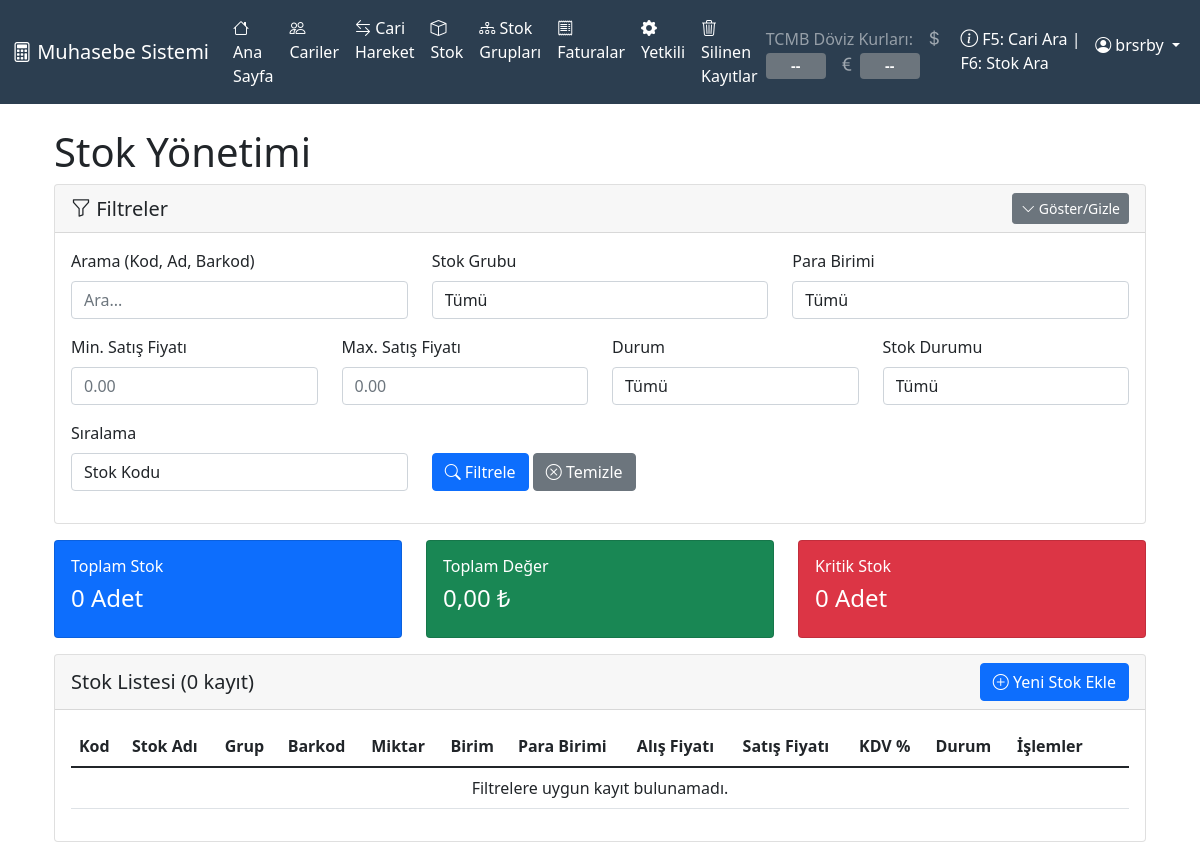
/stok/ (signed in), run on an earlier commit of the app's database.
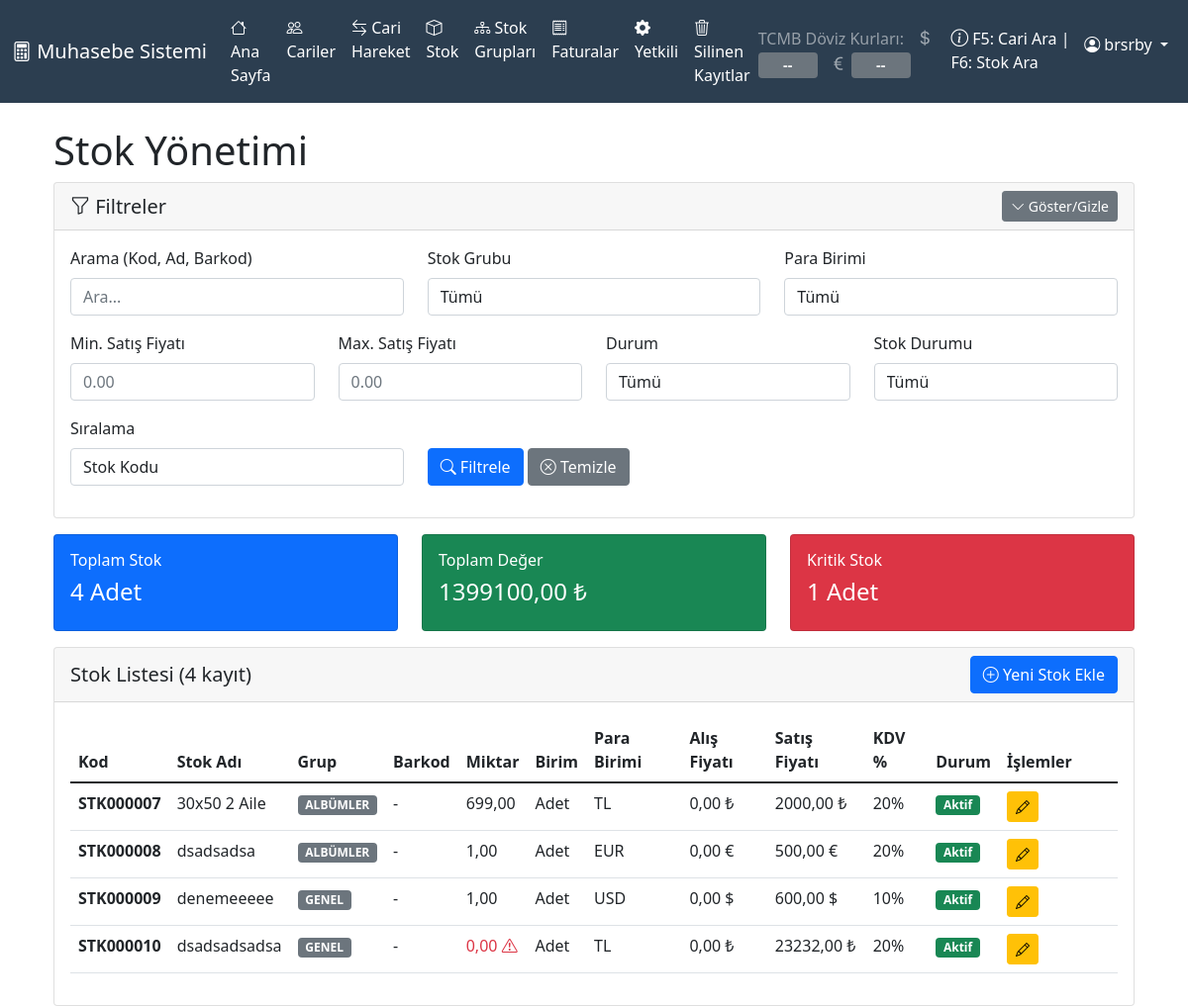
And on a later commit of the database.
### muhasebe/models.py (models this page shows, shortened)
class BaseModel(models.Model):
    olusturma_tarihi = models.DateTimeField(auto_now_add=True, verbose_name='Oluşturma Tarihi')
    guncelleme_tarihi = models.DateTimeField(auto_now=True, verbose_name='Güncelleme Tarihi')
    silindi = models.BooleanField(default=False, verbose_name='Silindi')
    silinme_tarihi = models.DateTimeField(null=True, blank=True, verbose_name='Silinme Tarihi')
    silen_kullanici = models.ForeignKey(User, on_delete=models.SET_NULL, null=True, blank=True,
                                       related_name='%(class)s_silen', verbose_name='Silen Kullanıcı')
    class Meta:
        abstract = True

class StokKart(BaseModel):
    BIRIMLER = [
        ('ADET', 'Adet'),
        ('KG', 'Kilogram'),
        ('METRE', 'Metre'),
        ('LITRE', 'Litre'),
        ('PAKET', 'Paket'),
        ('KOLI', 'Koli'),
    ]
    kod = models.CharField(max_length=30, unique=True, verbose_name='Stok Kodu', editable=False)
    ad = models.CharField(max_length=200, verbose_name='Stok Adı')
    barkod = models.CharField(max_length=20, blank=True, verbose_name='Barkod')
    birim = models.CharField(max_length=10, choices=BIRIMLER, default='ADET', verbose_name='Birim')
    miktar = models.DecimalField(max_digits=15, decimal_places=2, default=0, verbose_name='Mevcut Miktar')
    kritik_stok = models.DecimalField(max_digits=15, decimal_places=2, default=0,
                                     verbose_name='Kritik Stok Seviyesi', validators=[MinValueValidator(0)])
    para_birimi = models.ForeignKey(ParaBirimi, on_delete=models.PROTECT,
                                    verbose_name='Para Birimi', related_name='stoklar',
                                    null=True, blank=True)  # Geçici olarak null yapıyoruz
    grup = models.ForeignKey(StokGrup, on_delete=models.PROTECT,
                            related_name='stoklar',
                            verbose_name='Stok Grubu',
                            null=True, blank=True)
    alis_fiyati = models.DecimalField(max_digits=15, decimal_places=2, default=0,
                                     verbose_name='Alış Fiyatı', validators=[MinValueValidator(0)])
    satis_fiyati = models.DecimalField(max_digits=15, decimal_places=2, default=0,
                                      verbose_name='Satış Fiyatı', validators=[MinValueValidator(0)])
    kdv_orani = models.IntegerField(default=20, verbose_name='KDV Oranı %')
    aktif = models.BooleanField(default=True, verbose_name='Aktif')
    class Meta:
        db_table = 'stok_kartlar'
        verbose_name = 'Stok Kart'
        verbose_name_plural = 'Stok Kartlar'
        ordering = ['kod']

class StokGrup(BaseModel):
    kod = models.CharField(max_length=20, unique=True, verbose_name='Grup Kodu', editable=False)
    ad = models.CharField(max_length=100, verbose_name='Grup Adı')
    ust_grup = models.ForeignKey('self', on_delete=models.CASCADE,
                                 null=True, blank=True,
                                 related_name='alt_gruplar',
                                 verbose_name='Üst Grup')
    seviye = models.IntegerField(default=1, verbose_name='Seviye')
    aktif = models.BooleanField(default=True, verbose_name='Aktif')
    class Meta:
        db_table = 'stok_gruplar'
        verbose_name = 'Stok Grup'
        verbose_name_plural = 'Stok Gruplar'
        ordering = ['kod']

class ParaBirimi(BaseModel):
    kod = models.CharField(max_length=3, unique=True, verbose_name='Para Birimi Kodu')
    ad = models.CharField(max_length=50, verbose_name='Para Birimi Adı')
    sembol = models.CharField(max_length=5, verbose_name='Sembol')
    aktif = models.BooleanField(default=True, verbose_name='Aktif')
    class Meta:
        db_table = 'para_birimleri'
        verbose_name = 'Para Birimi'
        verbose_name_plural = 'Para Birimleri'
        ordering = ['kod']

### muhasebe/views.py (the view, shortened to what this page needs)
# urls.py: path('stok/', views.stok_list, name='stok_list'),
@login_required
def stok_list(request):
    stoklar = StokKart.objects.filter(silindi=False).select_related('para_birimi', 'grup')
    filters = {}
    arama = request.GET.get('arama', '').strip()
    grup_id = request.GET.get('grup')
    if grup_id:
        stoklar = stoklar.filter(grup_id=grup_id)
        filters['grup'] = grup_id
    para_birimi_id = request.GET.get('para_birimi')
    if para_birimi_id:
        stoklar = stoklar.filter(para_birimi_id=para_birimi_id)
        filters['para_birimi'] = para_birimi_id
    satis_fiyati_min = request.GET.get('satis_fiyati_min')
    satis_fiyati_max = request.GET.get('satis_fiyati_max')
    if satis_fiyati_min:
        try:
            stoklar = stoklar.filter(satis_fiyati__gte=Decimal(satis_fiyati_min))
            filters['satis_fiyati_min'] = satis_fiyati_min
        except:
            pass
    if satis_fiyati_max:
        try:
            stoklar = stoklar.filter(satis_fiyati__lte=Decimal(satis_fiyati_max))
            filters['satis_fiyati_max'] = satis_fiyati_max
        except:
            pass
    durum = request.GET.get('durum')
    if durum == 'aktif':
        stoklar = stoklar.filter(aktif=True)
        filters['durum'] = 'aktif'
    elif durum == 'pasif':
        stoklar = stoklar.filter(aktif=False)
        filters['durum'] = 'pasif'
    kritik_stok = request.GET.get('kritik_stok')
    if kritik_stok == 'kritik':
        stoklar = stoklar.filter(miktar__lte=F('kritik_stok'))
        filters['kritik_stok'] = 'kritik'
    siralama = request.GET.get('siralama', 'kod')
    if siralama == 'ad':
        stoklar = stoklar.order_by('ad')
    elif siralama == 'fiyat_artan':
        stoklar = stoklar.order_by('satis_fiyati')
    elif siralama == 'fiyat_azalan':
        stoklar = stoklar.order_by('-satis_fiyati')
    elif siralama == 'stok_artan':
        stoklar = stoklar.order_by('miktar')
    elif siralama == 'stok_azalan':
        stoklar = stoklar.order_by('-miktar')
    else:
        stoklar = stoklar.order_by('kod')
    filters['siralama'] = siralama
    toplam_deger = stoklar.aggregate(
        toplam=Sum(F('miktar') * F('satis_fiyati'))
    )['toplam'] or Decimal('0')
    kritik_stok_sayisi = stoklar.filter(miktar__lte=F('kritik_stok')).count()
    context = {
        'stoklar': stoklar,
        'filters': filters,
        'para_birimleri': ParaBirimi.objects.filter(silindi=False, aktif=True),
        'stok_gruplari': StokGrup.objects.filter(silindi=False, aktif=True).order_by('ad'),
        'toplam_deger': toplam_deger,
        'kritik_stok_sayisi': kritik_stok_sayisi,
    }
    return render(request, 'stok/list.html', context)

### templates/stok/list.html (shortened to what the changed rows need)
{% extends 'base_dashboard.html' %}
{% load static %}
{% block content %}
<div class="container-fluid">
    <h1>Stok Yönetimi</h1>
    <div class="row mb-3">
        <div class="col-md-4">
            <div class="card bg-primary text-white">
                <div class="card-body">
                    <h6>Toplam Stok</h6>
                    <h4>{{ stoklar.count }} Adet</h4>
                </div>
            </div>
        </div>
        <div class="col-md-4">
            <div class="card bg-success text-white">
                <div class="card-body">
                    <h6>Toplam Değer</h6>
                    <h4>{{ toplam_deger|floatformat:2 }} ₺</h4>
                </div>
            </div>
        </div>
        <div class="col-md-4">
            <div class="card bg-danger text-white">
                <div class="card-body">
                    <h6>Kritik Stok</h6>
                    <h4>{{ kritik_stok_sayisi }} Adet</h4>
                </div>
            </div>
        </div>
    </div>
    <div class="card">
        <div class="card-header d-flex justify-content-between align-items-center">
            <h5 class="mb-0">Stok Listesi ({{ stoklar.count }} kayıt)</h5>
            <a href="{% url 'stok_ekle' %}" class="btn btn-primary">
                <i class="bi bi-plus-circle"></i> Yeni Stok Ekle
            </a>
        </div>
        <div class="card-body">
            <div class="table-responsive">
                <table class="table table-hover">
                    <thead>
                        <tr>
                            <th>Kod</th>
                            <th>Stok Adı</th>
                            <th>Grup</th>
                            <th>Barkod</th>
                            <th>Miktar</th>
                            <th>Birim</th>
                            <th>Para Birimi</th>
                            <th>Alış Fiyatı</th>
                            <th>Satış Fiyatı</th>
                            <th>KDV %</th>
                            <th>Durum</th>
                            <th width="120">İşlemler</th>
                        </tr>
                    </thead>
                    <tbody>
                        {% for stok in stoklar %}
                        <tr>
                            <td><strong>{{ stok.kod }}</strong></td>
                            <td>{{ stok.ad }}</td>
                            <td>
                                {% if stok.grup %}
                                    <span class="badge bg-secondary">{{ stok.grup.ad }}</span>
                                {% else %}
                                    -
                                {% endif %}
                            </td>
                            <td>{{ stok.barkod|default:"-" }}</td>
                            <td>
                                {% if stok.miktar <= stok.kritik_stok %}
                                    <span class="text-danger">{{ stok.miktar|floatformat:2 }}</span>
                                    <i class="bi bi-exclamation-triangle text-danger" title="Kritik stok!"></i>
                                {% else %}
                                    {{ stok.miktar|floatformat:2 }}
                                {% endif %}
                            </td>
                            <td>{{ stok.get_birim_display }}</td>
                            <td>{{ stok.para_birimi.kod }}</td>
                            <td>{{ stok.alis_fiyati|floatformat:2 }} {{ stok.para_birimi.sembol }}</td>
                            <td>{{ stok.satis_fiyati|floatformat:2 }} {{ stok.para_birimi.sembol }}</td>
                            <td>{{ stok.kdv_orani }}%</td>
                            <td>
                                {% if stok.aktif %}
                                    <span class="badge bg-success">Aktif</span>
                                {% else %}
                                    <span class="badge bg-danger">Pasif</span>
                                {% endif %}
                            </td>
                            <td>
                                <a href="{% url 'stok_duzenle' stok.pk %}" class="btn btn-sm btn-warning" title="Düzenle">
                                    <i class="bi bi-pencil"></i>
                                </a>
                            </td>
                        </tr>
                        {% empty %}
                        <tr>
                            <td colspan="12" class="text-center">
                                {% if filters %}
                                    Filtrelere uygun kayıt bulunamadı.
                                {% else %}
                                    Henüz stok kartı bulunmamaktadır.
                                {% endif %}
                            </td>
                        </tr>
                        {% endfor %}
                    </tbody>
                </table>
            </div>
        </div>
    </div>
</div>
{% endblock %}

What changed in the data, as far as the page shows it:
added StokKart: kod "STK000007", ad "30x50 2 Aile", grup.ad "ALBÜMLER", barkod "-", miktar "699,00", birim "Adet", para_birimi.kod "TL", alis_fiyati "0,00", para_birimi.sembol "₺", satis_fiyati "2000,00", kdv_orani "20", aktif "Aktif"
added StokKart: kod "STK000008", ad "dsadsadsa", grup.ad "ALBÜMLER", barkod "-", miktar "1,00", birim "Adet", para_birimi.kod "EUR", alis_fiyati "0,00", para_birimi.sembol "€", satis_fiyati "500,00", kdv_orani "20", aktif "Aktif"
added StokKart: kod "STK000009", ad "denemeeeee", grup.ad "GENEL", barkod "-", miktar "1,00", birim "Adet", para_birimi.kod "USD", alis_fiyati "0,00", para_birimi.sembol "$", satis_fiyati "600,00", kdv_orani "10", aktif "Aktif"
added StokKart: kod "STK000010", ad "dsadsadsadsa", grup.ad "GENEL", barkod "-", miktar "0,00", birim "Adet", para_birimi.kod "TL", alis_fiyati "0,00", para_birimi.sembol "₺", satis_fiyati "23232,00", kdv_orani "20", aktif "Aktif"
Also different on the page:
{{ stoklar.count }}: "0" → "4"
{{ toplam_deger|floatformat:2 }}: "0,00" → "1399100,00"
{{ kritik_stok_sayisi }}: "0" → "1"
text no longer shown: "Filtrelere uygun kayıt bulunamadı."
